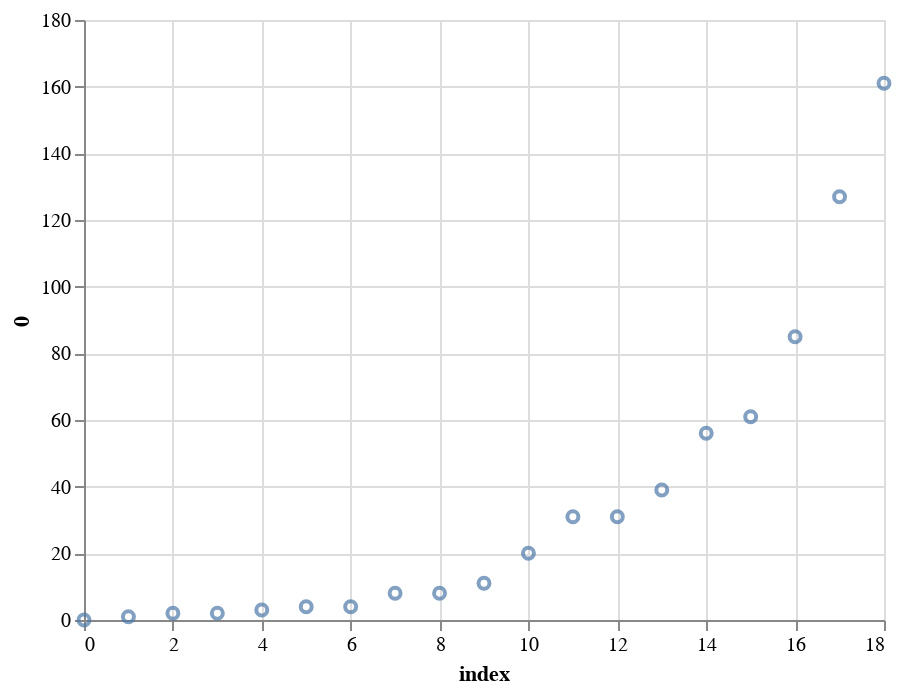

Notebook cell for this chart:
### Code cell
# inspect individual cities
x = list(df_aantal[df_aantal['Gemeente']=="Amsterdam"].values[0][:-1])
y = list(range(len(x)))
df = pd.DataFrame(x,y).reset_index()
print(df.columns)
df.rename(columns=dict(zip(df.columns,[str(c) for c in df.columns])),inplace=True)

alt.Chart(df).mark_point().encode(
    x='index:Q',
    y='0:Q',
)

### Figure 1 — Vega-Lite specification as saved in the notebook (floating-point values rounded to 4 significant figures)
{"config": {"view": {"continuousWidth": 400, "continuousHeight": 300}}, "data": {"name": "data-3f81a54b7af124ed37905d1d439ed177"}, "mark": "point", "encoding": {"x": {"type": "quantitative", "field": "index"}, "y": {"type": "quantitative", "field": "0"}}, "$schema": "https://vega.github.io/schema/vega-lite/v4.0.2.json", "datasets": {"data-3f81a54b7af124ed37905d1d439ed177": [{"index": 0, "0": 0.0}, {"index": 1, "0": 1.0}, {"index": 2, "0": 2.0}, {"index": 3, "0": 2.0}, {"index": 4, "0": 3.0}, {"index": 5, "0": 4.0}, {"index": 6, "0": 4.0}, {"index": 7, "0": 8.0}, {"index": 8, "0": 8.0}, {"index": 9, "0": 11.0}, {"index": 10, "0": 20.0}, {"index": 11, "0": 31.0}, {"index": 12, "0": 31.0}, {"index": 13, "0": 39.0}, {"index": 14, "0": 56.0}, {"index": 15, "0": 61.0}, {"index": 16, "0": 85.0}, {"index": 17, "0": 127.0}, {"index": 18, "0": 161.0}]}}
